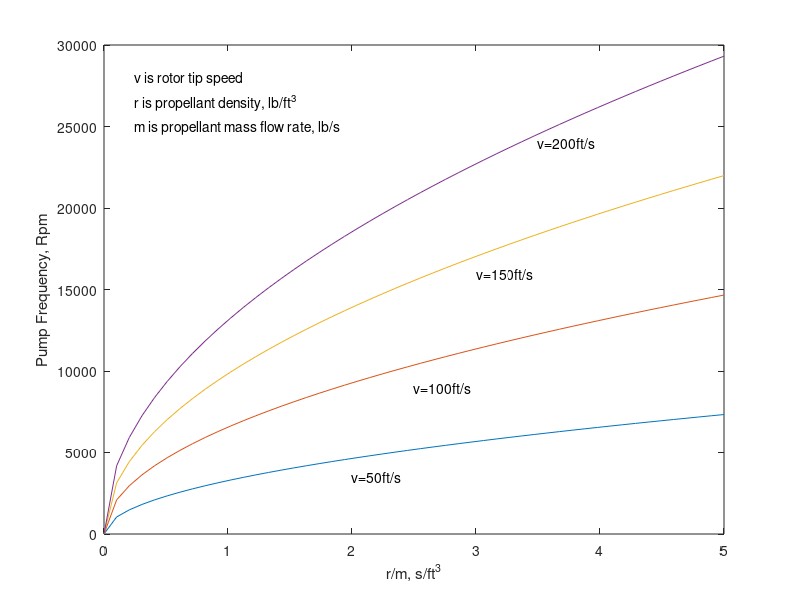

MATLAB code to generate this figure:
% Zane Grothe
% AERO 6526
% Final Paper
% 4/28/21

clear all
close all
clc

R=linspace(0,5,50);
u=15;

v=50;
while v<=200;
    f=v*sqrt(u*R/4/pi)*60;
    plot(R,f)
    hold on
    v=v+50;
end

xlabel('r/m, s/ft^3')
ylabel('Pump Frequency, Rpm')
text(.25,28000,'v is rotor tip speed')
text(.25,26500,'r is propellant density, lb/ft^3')
text(.25,25000,'m is propellant mass flow rate, lb/s')
text(2,3500,'v=50ft/s')
text(2.5,9000,'v=100ft/s')
text(3,16000,'v=150ft/s')
text(3.5,24000,'v=200ft/s')

